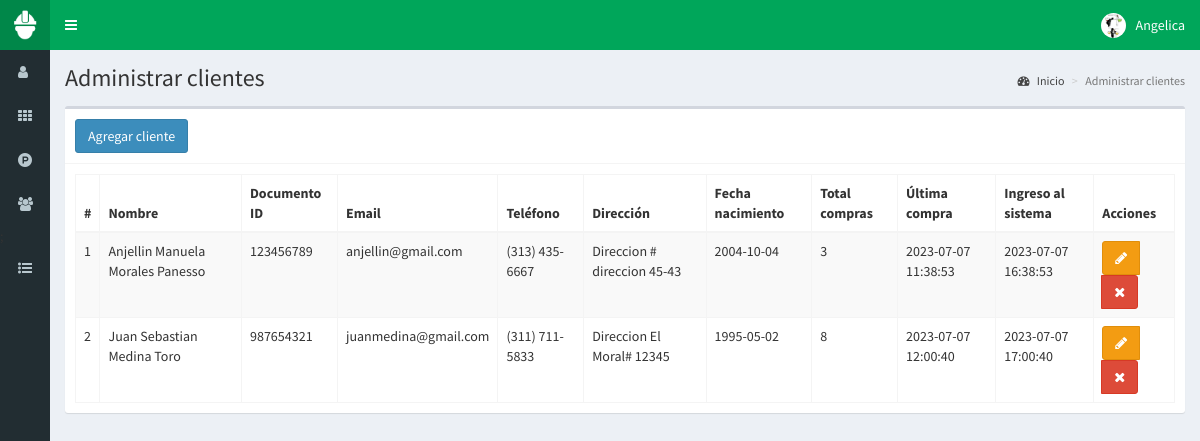
The app's page /clientes (signed in) with its own data.
### tables this page shows
CREATE TABLE `clientes` (
  `id` int(11) NOT NULL,
  `nombre` text NOT NULL,
  `documento` text NOT NULL,
  `email` text NOT NULL,
  `telefono` text NOT NULL,
  `direccion` text NOT NULL,
  `fecha_nacimiento` date NOT NULL,
  `compras` int(11) NOT NULL,
  `ultima_compra` datetime NOT NULL,
  `fecha` timestamp NOT NULL DEFAULT current_timestamp() ON UPDATE current_timestamp()
);

### controladores/plantilla.controlador.php (called while the page is built)
<?php
class ControladorPlantilla{
	static public function ctrPlantilla(){
		include "vistas/plantilla.php";
	}
}

### index.php (called while the page is built, shortened)
<?php
require_once "controladores/plantilla.controlador.php";
require_once "controladores/usuarios.controlador.php";
require_once "controladores/clientes.controlador.php";
require_once "controladores/ventas.controlador.php";
require_once "modelos/clientes.modelo.php";
$plantilla = new ControladorPlantilla();
$plantilla -> ctrPlantilla();

### controladores/clientes.controlador.php (called while the page is built, shortened)
<?php
class ControladorClientes{
	static public function ctrMostrarClientes($item, $valor){
		$tabla = "clientes";
		$respuesta = ModeloClientes::mdlMostrarClientes($tabla, $item, $valor);
		return $respuesta;
	}
}

### modelos/conexion.php (called while the page is built)
<?php
class Conexion{
	static public function conectar(){
		$link = new PDO("mysql:host=localhost;dbname=lociones",
			            "root",
			            "");
		$link->exec("set names utf8");
		return $link;
	}
}

### modelos/clientes.modelo.php (called while the page is built, shortened)
<?php
require_once "conexion.php";
class ModeloClientes{
	static public function mdlMostrarClientes($tabla, $item, $valor){
		if($item != null){
			$stmt = Conexion::conectar()->prepare("SELECT * FROM $tabla WHERE $item = :$item");
			$stmt -> bindParam(":".$item, $valor, PDO::PARAM_STR);
			$stmt -> execute();
			return $stmt -> fetch();
		}else{
			$stmt = Conexion::conectar()->prepare("SELECT * FROM $tabla");
			$stmt -> execute();
			return $stmt -> fetchAll();
		}
	}
}

### vistas/modulos/clientes.php (the view, shortened to what this page needs)
<div class="content-wrapper">
  <section class="content-header">
    <h1>
      Administrar clientes
    </h1>
    <ol class="breadcrumb">
      <li><a href="inicio"><i class="fa fa-dashboard"></i> Inicio</a></li>
      <li class="active">Administrar clientes</li>
    </ol>
  </section>
  <section class="content">
    <div class="box">
      <div class="box-header with-border">
        <button class="btn btn-primary" data-toggle="modal" data-target="#modalAgregarCliente">
          Agregar cliente
        </button>
      </div>
      <div class="box-body">
       <table class="table table-bordered table-striped dt-responsive tablas" width="100%">
        <thead>
         <tr>
           <th style="width:10px">#</th>
           <th>Nombre</th>
           <th>Documento ID</th>
           <th>Email</th>
           <th>Teléfono</th>
           <th>Dirección</th>
           <th>Fecha nacimiento</th>
           <th>Total compras</th>
           <th>Última compra</th>
           <th>Ingreso al sistema</th>
           <th>Acciones</th>
         </tr>
        </thead>
        <tbody>
        <?php
          $item = null;
          $valor = null;
          $clientes = ControladorClientes::ctrMostrarClientes($item, $valor);
          foreach ($clientes as $key => $value) {
            echo '<tr>
                    <td>'.($key+1).'</td>
                    <td>'.$value["nombre"].'</td>
                    <td>'.$value["documento"].'</td>
                    <td>'.$value["email"].'</td>
                    <td>'.$value["telefono"].'</td>
                    <td>'.$value["direccion"].'</td>
                    <td>'.$value["fecha_nacimiento"].'</td>
                    <td>'.$value["compras"].'</td>
                    <td>'.$value["ultima_compra"].'</td>
                    <td>'.$value["fecha"].'</td>
                    <td>
                      <div class="btn-group">
                        <button class="btn btn-warning btnEditarCliente" data-toggle="modal" data-target="#modalEditarCliente" idCliente="'.$value["id"].'"><i class="fa fa-pencil"></i></button>';
                      if($_SESSION["perfil"] == "Administrador"){
                          echo '<button class="btn btn-danger btnEliminarCliente" idCliente="'.$value["id"].'"><i class="fa fa-times"></i></button>';
                      }
                      echo '</div>
                    </td>
                  </tr>';
            }
        ?>
        </tbody>
       </table>
      </div>
    </div>
  </section>
</div>

### records on screen
clientes: nombre "Anjellin Manuela Morales Panesso", documento "123456789", email "anjellin@gmail.com", telefono "(313) 435-6667", direccion "Direccion # direccion 45-43", fecha_nacimiento "2004-10-04", compras "3", ultima_compra "2023-07-07 11:38:53", fecha "2023-07-07 16:38:53"
clientes: nombre "Juan Sebastian Medina Toro", documento "987654321", email "juanmedina@gmail.com", telefono "(311) 711-5833", direccion "Direccion El Moral# 12345", fecha_nacimiento "1995-05-02", compras "8", ultima_compra "2023-07-07 12:00:40", fecha "2023-07-07 17:00:40"

### other values on screen
$_SESSION["nombre"] "Angelica"
